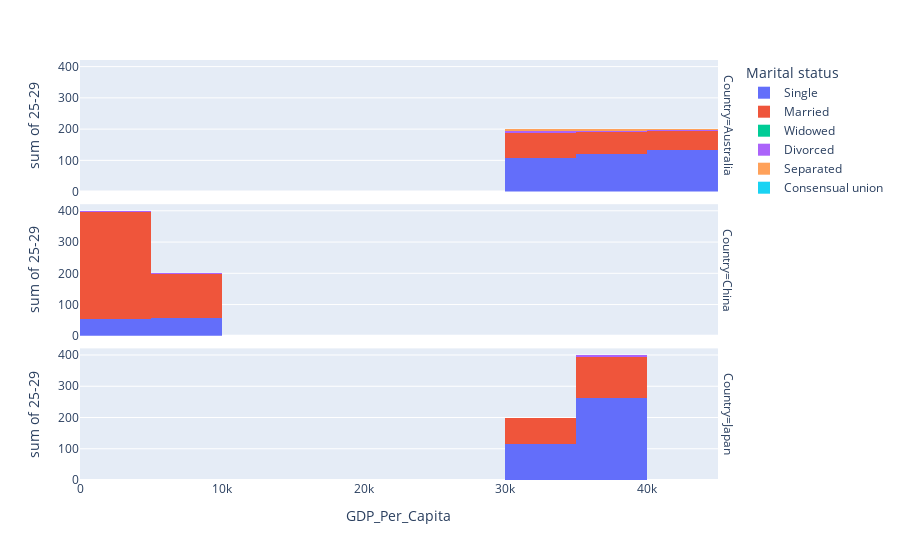

The notebook cell saved with this chart:
### Code cell
#UN_Maritual_gdp_le.iloc[:, 4:15].fillna(0).head()
cols = UN_Maritual_gdp_le.columns[4:15]
UN_Maritual_gdp_le['avg'] = UN_Maritual_gdp_le[cols].fillna(0).astype(float).mean(axis=1)
UN_Maritual_gdp_le.head()
#fig = px.scatter(UN_Maritual_gdp_le, x='Year', y='GDP_Per_Capita', color='Marital status', facet_row='Country')
fig = px.histogram(UN_Maritual_gdp_le[UN_Maritual_gdp_le['Country'].isin(['Japan', 'China', 'Australia'])],
#fig = px.histogram(UN_Maritual_gdp_le[UN_Maritual_gdp_le['Country'].isin(UN_Maritual_gdp_le['Country'].unique()[:3])],
                   x='GDP_Per_Capita', y='25-29', color='Marital status', facet_row='Country', nbins=20)
fig.show()

### Figure 1 — Plotly figure (JSON) as saved in the notebook; plotly's stock layout.template omitted (floating-point values rounded to 4 significant figures)
{"data": [{"alignmentgroup": "True", "bingroup": "x", "histfunc": "sum", "hovertemplate": "Marital status=Single<br>Country=Australia<br>GDP_Per_Capita=%{x}<br>sum of 25-29=%{y}<extra></extra>", "legendgroup": "Single", "marker": {"color": "#636efa", "pattern": {"shape": ""}}, "name": "Single", "nbinsx": 20, "offsetgroup": "Single", "orientation": "v", "showlegend": true, "type": "histogram", "x": [33880.0, 33880.0, 38680.0, 38680.0, 42890.0, 42890.0], "xaxis": "x3", "y": [61.8, 45.4, 68.2, 53.6, 73.6, 60.3], "yaxis": "y3"}, {"alignmentgroup": "True", "bingroup": "x", "histfunc": "sum", "hovertemplate": "Marital status=Single<br>Country=China<br>GDP_Per_Capita=%{x}<br>sum of 25-29=%{y}<extra></extra>", "legendgroup": "Single", "marker": {"color": "#636efa", "pattern": {"shape": ""}}, "name": "Single", "nbinsx": 20, "offsetgroup": "Single", "orientation": "v", "showlegend": false, "type": "histogram", "x": [1424.0, 1424.0, 3452.0, 3452.0, 8885.0, 8885.0], "xaxis": "x2", "y": [16.7, 4.3, 24.7, 8.7, 36.3, 21.6], "yaxis": "y2"}, {"alignmentgroup": "True", "bingroup": "x", "histfunc": "sum", "hovertemplate": "Marital status=Single<br>Country=Japan<br>GDP_Per_Capita=%{x}<br>sum of 25-29=%{y}<extra></extra>", "legendgroup": "Single", "marker": {"color": "#636efa", "pattern": {"shape": ""}}, "name": "Single", "nbinsx": 20, "offsetgroup": "Single", "orientation": "v", "showlegend": false, "type": "histogram", "x": [34200.0, 34200.0, 37610.0, 37610.0, 37700.0, 37700.0], "xaxis": "x", "y": [67.4, 48.2, 71.4, 59.1, 71.8, 60.3], "yaxis": "y"}, {"alignmentgroup": "True", "bingroup": "x", "histfunc": "sum", "hovertemplate": "Marital status=Married<br>Country=Australia<br>GDP_Per_Capita=%{x}<br>sum of 25-29=%{y}<extra></extra>", "legendgroup": "Married", "marker": {"color": "#EF553B", "pattern": {"shape": ""}}, "name": "Married", "nbinsx": 20, "offsetgroup": "Married", "orientation": "v", "showlegend": true, "type": "histogram", "x": [33880.0, 33880.0, 38680.0, 38680.0, 42890.0, 42890.0], "xaxis": "x3", "y": [34, 47.2, 28.5, 40.2, 24.2, 35.3], "yaxis": "y3"}, {"alignmentgroup": "True", "bingroup": "x", "histfunc": "sum", "hovertemplate": "Marital status=Married<br>Country=China<br>GDP_Per_Capita=%{x}<br>sum of 25-29=%{y}<extra></extra>", "legendgroup": "Married", "marker": {"color": "#EF553B", "pattern": {"shape": ""}}, "name": "Married", "nbinsx": 20, "offsetgroup": "Married", "orientation": "v", "showlegend": false, "type": "histogram", "x": [1424.0, 1424.0, 3452.0, 3452.0, 8885.0, 8885.0], "xaxis": "x2", "y": [82.4, 95, 73.7, 89.4, 62.6, 77.4], "yaxis": "y2"}, {"alignmentgroup": "True", "bingroup": "x", "histfunc": "sum", "hovertemplate": "Marital status=Married<br>Country=Japan<br>GDP_Per_Capita=%{x}<br>sum of 25-29=%{y}<extra></extra>", "legendgroup": "Married", "marker": {"color": "#EF553B", "pattern": {"shape": ""}}, "name": "Married", "nbinsx": 20, "offsetgroup": "Married", "orientation": "v", "showlegend": false, "type": "histogram", "x": [34200.0, 34200.0, 37610.0, 37610.0, 37700.0, 37700.0], "xaxis": "x", "y": [31.8, 49.8, 27.4, 38.2, 27.1, 37.1], "yaxis": "y"}, {"alignmentgroup": "True", "bingroup": "x", "histfunc": "sum", "hovertemplate": "Marital status=Widowed<br>Country=Australia<br>GDP_Per_Capita=%{x}<br>sum of 25-29=%{y}<extra></extra>", "legendgroup": "Widowed", "marker": {"color": "#00cc96", "pattern": {"shape": ""}}, "name": "Widowed", "nbinsx": 20, "offsetgroup": "Widowed", "orientation": "v", "showlegend": true, "type": "histogram", "x": [33880.0, 33880.0, 38680.0, 38680.0, 42890.0, 42890.0], "xaxis": "x3", "y": [0.1, 0.3, 0.1, 0.2, 0.1, 0.2], "yaxis": "y3"}, {"alignmentgroup": "True", "bingroup": "x", "histfunc": "sum", "hovertemplate": "Marital status=Widowed<br>Country=China<br>GDP_Per_Capita=%{x}<br>sum of 25-29=%{y}<extra></extra>", "legendgroup": "Widowed", "marker": {"color": "#00cc96", "pattern": {"shape": ""}}, "name": "Widowed", "nbinsx": 20, "offsetgroup": "Widowed", "orientation": "v", "showlegend": false, "type": "histogram", "x": [1424.0, 1424.0, 3452.0, 3452.0, 8885.0, 8885.0], "xaxis": "x2", "y": [0.2, 0.2, 0.2, 0.2, 0.1, 0.1], "yaxis": "y2"}, {"alignmentgroup": "True", "bingroup": "x", "histfunc": "sum", "hovertemplate": "Marital status=Widowed<br>Country=Japan<br>GDP_Per_Capita=%{x}<br>sum of 25-29=%{y}<extra></extra>", "legendgroup": "Widowed", "marker": {"color": "#00cc96", "pattern": {"shape": ""}}, "name": "Widowed", "nbinsx": 20, "offsetgroup": "Widowed", "orientation": "v", "showlegend": false, "type": "histogram", "x": [34200.0, 34200.0, 37610.0, 37610.0, 37700.0, 37700.0], "xaxis": "x", "y": [0, 0.1, 0, 0.1, 0, 0.1], "yaxis": "y"}, {"alignmentgroup": "True", "bingroup": "x", "histfunc": "sum", "hovertemplate": "Marital status=Divorced<br>Country=Australia<br>GDP_Per_Capita=%{x}<br>sum of 25-29=%{y}<extra></extra>", "legendgroup": "Divorced", "marker": {"color": "#ab63fa", "pattern": {"shape": ""}}, "name": "Divorced", "nbinsx": 20, "offsetgroup": "Divorced", "orientation": "v", "showlegend": true, "type": "histogram", "x": [33880.0, 33880.0, 38680.0, 38680.0, 42890.0, 42890.0], "xaxis": "x3", "y": [1.8, 3.2, 1.4, 2.7, 1, 2], "yaxis": "y3"}, {"alignmentgroup": "True", "bingroup": "x", "histfunc": "sum", "hovertemplate": "Marital status=Divorced<br>Country=China<br>GDP_Per_Capita=%{x}<br>sum of 25-29=%{y}<extra></extra>", "legendgroup": "Divorced", "marker": {"color": "#ab63fa", "pattern": {"shape": ""}}, "name": "Divorced", "nbinsx": 20, "offsetgroup": "Divorced", "orientation": "v", "showlegend": false, "type": "histogram", "x": [1424.0, 1424.0, 3452.0, 3452.0, 8885.0, 8885.0], "xaxis": "x2", "y": [0.6, 0.5, 0.9, 0.7, 1, 0.9], "yaxis": "y2"}, {"alignmentgroup": "True", "bingroup": "x", "histfunc": "sum", "hovertemplate": "Marital status=Divorced<br>Country=Japan<br>GDP_Per_Capita=%{x}<br>sum of 25-29=%{y}<extra></extra>", "legendgroup": "Divorced", "marker": {"color": "#ab63fa", "pattern": {"shape": ""}}, "name": "Divorced", "nbinsx": 20, "offsetgroup": "Divorced", "orientation": "v", "showlegend": false, "type": "histogram", "x": [34200.0, 34200.0, 37610.0, 37610.0, 37700.0, 37700.0], "xaxis": "x", "y": [0.8, 1.8, 1.1, 2.6, 1.1, 2.5], "yaxis": "y"}, {"alignmentgroup": "True", "bingroup": "x", "histfunc": "sum", "hovertemplate": "Marital status=Separated<br>Country=Australia<br>GDP_Per_Capita=%{x}<br>sum of 25-29=%{y}<extra></extra>", "legendgroup": "Separated", "marker": {"color": "#FFA15A", "pattern": {"shape": ""}}, "name": "Separated", "nbinsx": 20, "offsetgroup": "Separated", "orientation": "v", "showlegend": true, "type": "histogram", "x": [33880.0, 33880.0, 38680.0, 38680.0, 42890.0, 42890.0], "xaxis": "x3", "y": [2.3, 3.9, 1.8, 3.3, 1.2, 2.2], "yaxis": "y3"}, {"alignmentgroup": "True", "bingroup": "x", "histfunc": "sum", "hovertemplate": "Marital status=Consensual union<br>Country=China<br>GDP_Per_Capita=%{x}<br>sum of 25-29=%{y}<extra></extra>", "legendgroup": "Consensual union", "marker": {"color": "#19d3f3", "pattern": {"shape": ""}}, "name": "Consensual union", "nbinsx": 20, "offsetgroup": "Consensual union", "orientation": "v", "showlegend": true, "type": "histogram", "x": [3452.0, 3452.0], "xaxis": "x2", "y": [0.6, 1.1], "yaxis": "y2"}], "layout": {"annotations": [{"font": {}, "showarrow": false, "text": "Country=Japan", "textangle": 90, "x": 0.98, "xanchor": "left", "xref": "paper", "y": 0.1567, "yanchor": "middle", "yref": "paper"}, {"font": {}, "showarrow": false, "text": "Country=China", "textangle": 90, "x": 0.98, "xanchor": "left", "xref": "paper", "y": 0.5, "yanchor": "middle", "yref": "paper"}, {"font": {}, "showarrow": false, "text": "Country=Australia", "textangle": 90, "x": 0.98, "xanchor": "left", "xref": "paper", "y": 0.8433, "yanchor": "middle", "yref": "paper"}], "barmode": "relative", "legend": {"title": {"text": "Marital status"}, "tracegroupgap": 0}, "margin": {"t": 60}, "xaxis": {"anchor": "y", "domain": [0, 0.98], "title": {"text": "GDP_Per_Capita"}}, "xaxis2": {"anchor": "y2", "domain": [0, 0.98], "matches": "x", "showticklabels": false}, "xaxis3": {"anchor": "y3", "domain": [0, 0.98], "matches": "x", "showticklabels": false}, "yaxis": {"anchor": "x", "domain": [0, 0.3133], "title": {"text": "sum of 25-29"}}, "yaxis2": {"anchor": "x2", "domain": [0.3433, 0.6567], "matches": "y", "title": {"text": "sum of 25-29"}}, "yaxis3": {"anchor": "x3", "domain": [0.6867, 1.0], "matches": "y", "title": {"text": "sum of 25-29"}}}}
